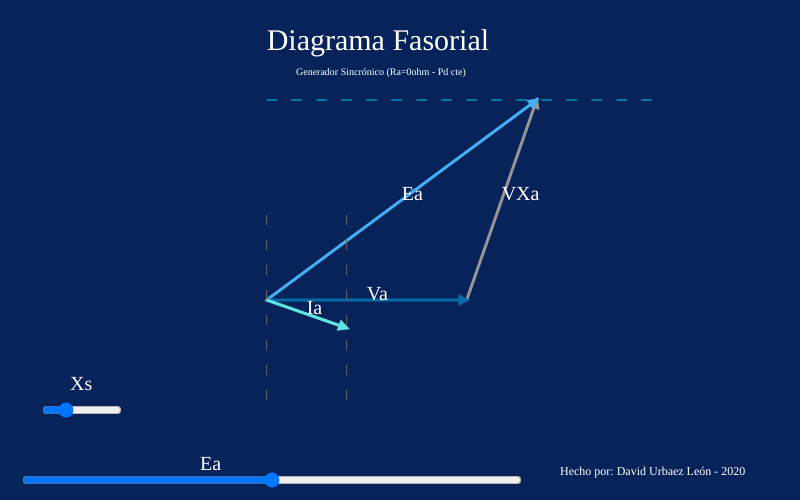
Frame 1 (no input)
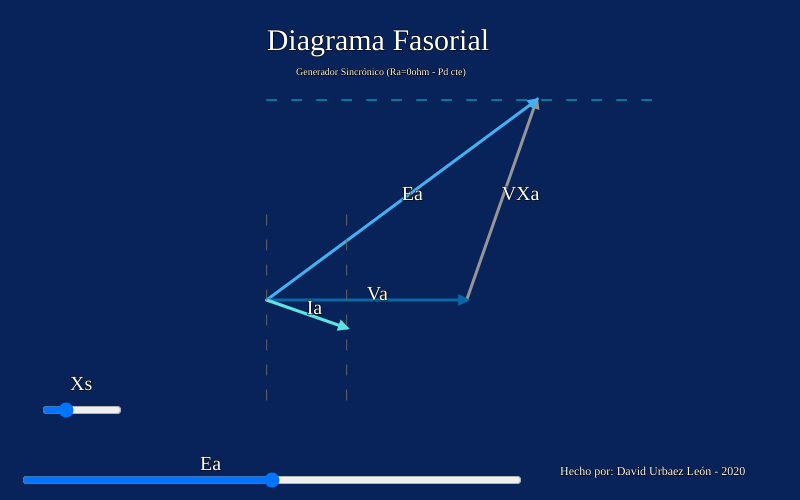
Frame 60 (no input)
Frame 120 (the mouse pressed at the canvas centre since frame 60): identical to frame 60, image omitted

The p5.js sketch that drew these frames (run headless with seeded random() and noise() and a simulated clock; from frame 60 on, the mouse is pressed at the canvas centre):

// p5.js sketch
// ── sketch.js
function setup() {
  createCanvas(800, 500);

  slider_Pd = createSlider(0, 300, 150);
  slider_Pd.style('width', '500px');
  slider_Pd.position(20,height-30);
  
  slider_Xs = createSlider(1*100, 3*100, 1.5*100);
  slider_Xs.style('width', '80px');
  slider_Xs.position(40,height-100);
  
  
}


function draw() {

  background(7,35,89);
  textFont('Georgia');
  textSize(20);
  fill(255);
  text('Ea',200, height-30);
  text('Xs',70, height-110);
  
  textSize(12);
  text('Hecho por: David Urbaez León - 2020',width*3.5/5, height*19/20);
  
  textSize(30);
  text('Diagrama Fasorial',width*1/3, height*1/10);
  textSize(10);
  text('Generador Sincrónico (Ra=0ohm - Pd cte)',width*0.37, height*0.15);
  textSize(20);
  let val = slider_Pd.value()
  
  translate(width /3, height *0.6);
  
  
    

  
  let Xs = slider_Xs.value()/100
  let v0 = createVector(0, 0);
  
  let Ea = createVector(150+val-Xs*20,-200);
  let Va = createVector(200, 0);
  let j = createVector(0, 1);
  
  let VXa = Ea.copy().sub(Va);
  
  let Ia=Ea.copy().sub(Va).div(Xs*1/0.6).rotate(HALF_PI)

  
    
  drawArrow(Va,VXa,150);
  
  text('VXa',VXa.x/2+Va.x, VXa.y/2);
  
  drawArrow(v0, Ea,[68,175,242]);
  
  text('Ea',Ea.x/2, Ea.y/2);
  
  drawArrow(v0, Va,[8,105,166]);
  
  text('Va',Va.x/2, Va.y/2);
  
  drawArrow(v0, Ia,[93,228,227]);

  text('Ia',Ia.x/2, Ia.y/2);

  
  drawingContext.setLineDash([10, 15]);
  let maxLine=100
  stroke(100);
  line(0,maxLine,0,-maxLine);
  line(Ia.x,maxLine,Ia.x,-maxLine);
  stroke([0,203,231]);
  line(0,Ea.y,400,Ea.y);
  stroke(0);
  drawingContext.setLineDash([]);
  

  console.log(Xs)
}








function drawArrow(base, vec, myColor) {
  push();
  stroke(myColor);
  strokeWeight(3);
  fill(myColor);
  translate(base.x, base.y);
  line(0, 0, vec.x, vec.y);
  rotate(vec.heading());
  let arrowSize = 7;
  translate(vec.mag() - arrowSize, 0);
  triangle(0, arrowSize / 2, 0, -arrowSize / 2, arrowSize, 0);
  pop();
}
